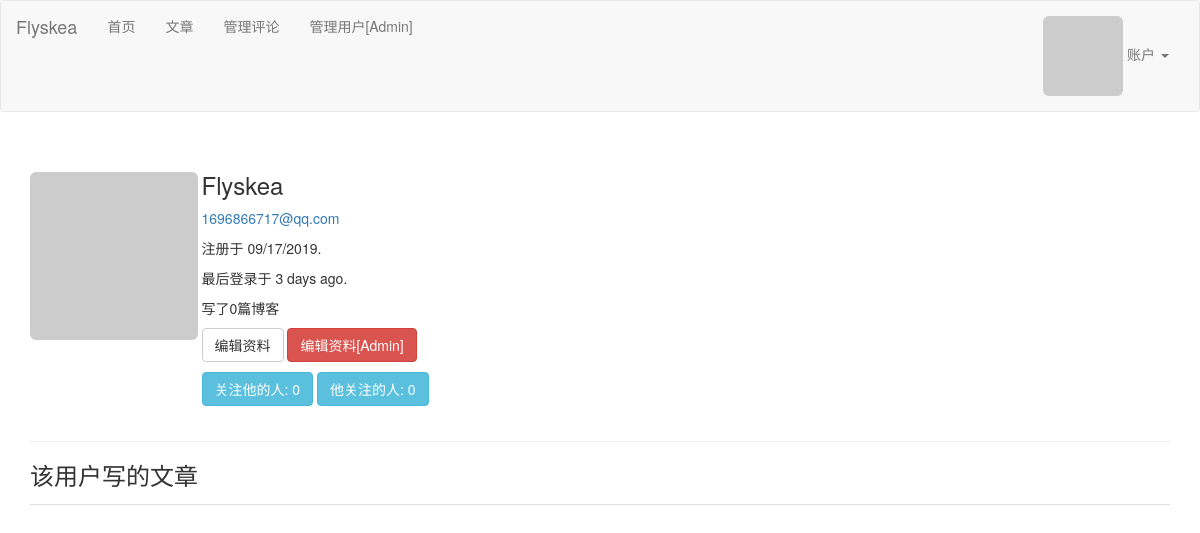
Page /user/Flyskea (signed in) on the earlier database version.
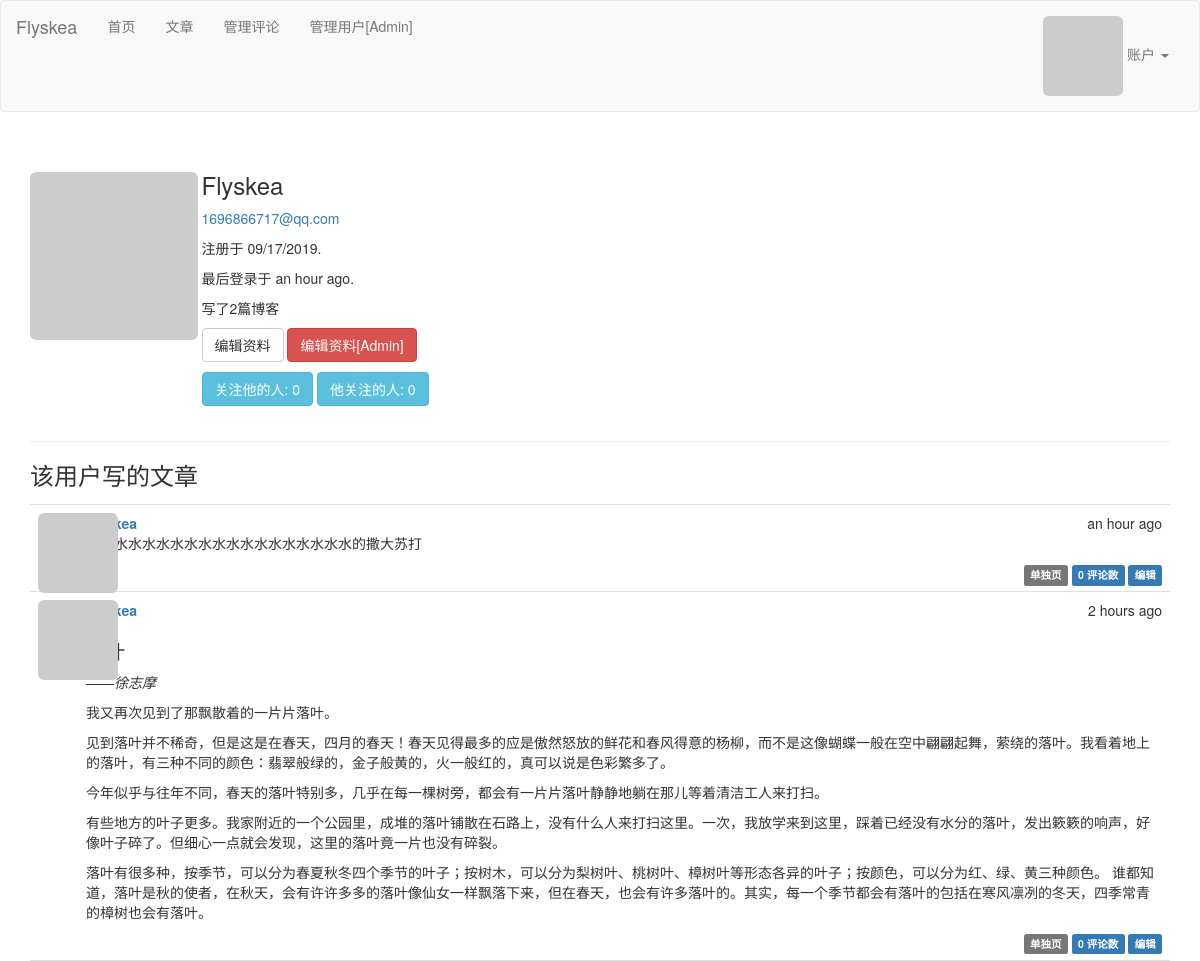
Same page on the later database version.
### app/models.py (models this page shows, shortened)
class User(db.Model,UserMixin):
    __tablename__ = 'users'
    id = db.Column(db.Integer, primary_key=True)
    email = db.Column(db.String(64), unique=True, index=True)
    username = db.Column(db.String(64), unique=True, index=True)
    role_id = db.Column(db.Integer, db.ForeignKey('roles.id'))
    password_hash = db.Column(db.String(128))
    confirmed = db.Column(db.Boolean, default=False)
    name = db.Column(db.String(64))
    location = db.Column(db.String(64))
    about_me = db.Column(db.Text())
    member_since = db.Column(db.DateTime(),default=datetime.utcnow)
    last_seen = db.Column(db.DateTime(),default=datetime.utcnow)
    avatar_hash = db.Column(db.String(32))
    posts = db.relationship('Post', backref='author', lazy='dynamic')
    comments = db.relationship('Comment', backref='author', lazy='dynamic')
    followed = db.relationship('Follow',
                            foreign_keys=[Follow.follower_id],
                            backref=db.backref('follower', lazy='joined'),
                            lazy='dynamic',
                            cascade='all, delete-orphan')
    followers = db.relationship('Follow',
                            foreign_keys=[Follow.followed_id],
                            backref=db.backref('followed', lazy='joined'),
                            lazy='dynamic',
                            cascade='all, delete-orphan')
    @property
    def password(self):
        raise AttributeError('password is not a readable attribute')
    def can(self, perm):
        return self.role is not None and self.role.has_permission(perm)
    def is_administrator(self):
        return self.can(Permission.ADMIN)
    def gravatar(self, size=100, default='identicon', rating='g'):
        if request.is_secure:
            url = 'https://secure.gravatar.com/avatar'
        else:
            url = 'http://www.gravatar.com/avatar'
        hash = self.avatar_hash or self.gravatar_hash()
        return '{url}/{hash}?s={size}&d={default}&r={rating}'.format(
            url=url, hash=hash, size=size, default=default, rating=rating)
    def ping(self):
        self.last_seen = datetime.utcnow()
        db.session.add(self)
        db.session.commit()

class Post(db.Model):
    __tablename__ = 'posts'
    id = db.Column(db.Integer, primary_key=True)
    body = db.Column(db.Text)
    body_html = db.Column(db.Text)
    timestamp = db.Column(db.DateTime, index=True, default=datetime.utcnow)
    author_id = db.Column(db.Integer, db.ForeignKey('users.id'))
    comments = db.relationship('Comment', backref='post', lazy='dynamic')

### app/main/views.py (the view)
@main.route('/user/<username>')
@login_required
def user(username):
    user = User.query.filter_by(username=username).first()
    if user is None:
        abort(404)
    posts = user.posts.order_by(Post.timestamp.desc()).all()
    return render_template('user.html', user=user, posts=posts)

### app/auth/views.py (called while the page is built)
@auth.before_app_request
def before_request():
    if current_user.is_authenticated:
        current_user.ping()
        if not current_user.confirmed \
                and request.endpoint \
                and request.blueprint != 'auth' \
                and request.endpoint != 'static':
            return redirect(url_for('auth.unconfirmed'))

### app/main/__init__.py (called while the page is built)
@main.app_context_processor
def inject_permissions():
    return dict(Permission=Permission)

### app/main/views.py (called while the page is built)
@main.after_app_request
def after_request(response):
    for query in get_debug_queries():
        if query.duration >= current_app.config['FLASKY_SLOW_DB_QUERY_TIME']:
            current_app.logger.warning(
                'Slow query: %s\nParameters: %s\nDuration: %fs\nContext: %s\n' %
                   (query.statement, query.parameters, query.duration,
                    query.context))
    return response

### app/models.py (called while the page is built)
@login_manager.user_loader
def load_user(user_id):
    return User.query.get(int(user_id))

    def has_permission(self, perm):
        return self.permissions & perm == perm

### app/templates/user.html (shortened to what this page needs)
{% extends "base.html" %}
{% block page_content %}
<div class="page-header">
    <img class="profile-thumbnail img-responsive img-rounded" src="{{ user.gravatar() }}" alt="Responsive image">
    <div class="profile-header">
        <h3>{{ user.username }}</h3>
        {% if current_user.is_administrator() %}
            <p><a href="{{ url_for('main.user', username=current_user.username) }}">{{ user.email }}</a></p>
        {% endif %}
        <p>注册于 {{ moment(user.member_since).format('L') }}.</p>
        <p>最后登录于 {{ moment(user.last_seen).fromNow() }}.</p>
        <p>写了{{ user.posts.count() }}篇博客</p>
        <p>
            {% if user == current_user %}
                <a class="btn btn-default" href="{{ url_for('.edit_profile') }}">编辑资料</a>
            {% endif %}
            {% if current_user.is_administrator() %}
                <a class="btn btn-danger" href="{{ url_for('.edit_profile_admin', id=user.id) }}">编辑资料[Admin]</a>
            {% endif %}
        </p>
        <a href="{{ url_for('.followers', username=user.username) }}">
            <span class="btn btn-info">关注他的人: {{ user.followers.count() -1 }}</span>
        </a>
        <a href="{{ url_for('.followed', username=user.username) }}">
            <span class="btn btn-info">他关注的人: {{ user.followed.count() -1 }}</span>
        </a>
    </div>
</div>
<h3>该用户写的文章</h3>
{% include '_posts.html' %}
{% endblock %}

### app/templates/base.html (shortened to what this page needs)
{% extends "bootstrap/base.html" %}
{% block head %}
{{ super() }}
<link rel="stylesheet" type="text/css" href="{{ url_for('static', filename='styles.css') }}">
{% endblock %}
{% block navbar %}
<nav class="navbar navbar-default">
    <div class="container-fluid">
        <div class="navbar-header">
        <a class="navbar-brand" href="#">Flyskea</a>
        </div>
        <div class="collapse navbar-collapse" id="bs-example-navbar-collapse-1">
        <ul class="nav navbar-nav">
            <li class="{% block activate %}{% endblock %}"><a href="{{ url_for('main.index') }}">首页</a></li>
            <li class="{% block posts_activate %}{% endblock %}"><a href="{{ url_for('main.posts') }}">文章</a></li>
            {% if current_user.can(Permission.MODERATE) %}
                <li class="{% block moder_activate %}{% endblock %}"><a href="{{ url_for('main.moderate') }}">管理评论</a></li>
            {% endif %}
            {% if current_user.is_administrator() %}
                <li class="{% block admin_activate %}{% endblock %}">
                    <a href="{{ url_for('main.manageuser') }}">
                    管理用户[Admin]
                    </a>
                </li>
            {% endif %}
        </ul>
        <ul class="nav navbar-nav navbar-right">
            {% if current_user.is_authenticated %}
            <li class="dropdown">
            <a href="#" class="dropdown-toggle" data-toggle="dropdown" role="button" aria-haspopup="true" aria-expanded="false">
                <img src="{{ current_user.gravatar(size=18) }}" class="img-rounded">
                账户 <span class="caret"></span></a>
                {% else %}
                <li class="{% block login_activate %}{% endblock %}" ><a href="{{ url_for('auth.login') }}">登录</a></li>
                {% endif %}
            </ul>
        </div>
    </div>
</nav>
{% endblock %}
{% block content %}
<div class="container">
    {% block page_content %}{% endblock %}
</div>
{% endblock %}

### app/templates/_posts.html
<ul class="posts">
    {% for post in posts %}
    <li class="post">
        <div class="post-thumbnail">
            <a href="{{ url_for('.user', username=post.author.username) }}">
                <img class="img-rounded profile-thumbnail" src="{{ post.author.gravatar(size=40) }}">
            </a>
        </div>
        <div class="post-content">
            <div class="post-date">{{ moment(post.timestamp).fromNow() }}</div>
            <div class="post-author"><a href="{{ url_for('.user', username=post.author.username) }}">{{ post.author.username }}</a></div>
            <div class="post-body">
                {% if post.body_html %}
                    {{ post.body_html | safe }}
                {% else %}
                    {{ post.body }}
                {% endif %}
            <div class="post-footer">
                <a href="{{ url_for('.post', id=post.id) }}">
                    <span class="label label-default">单独页</span>
                </a>
                <a href="{{ url_for('.post', id=post.id) }}#comments">
                    <span class="label label-primary">{{ post.comments.count() }} 评论数</span>
                </a>
                {% if current_user == post.author %}
                <a href="{{ url_for('.edit', id=post.id) }}">
                    <span class="label label-primary">编辑</span>
                </a>
                {% elif current_user.is_administrator() %}
                <a href="{{ url_for('.edit', id=post.id) }}">
                    <span class="label label-danger">编辑[Admin]</span>
                </a>
                {% endif %}
            </div>
            </div>
        </div>
    </li>
    {% endfor %}
</ul>

### app/static/styles.css (style rules this page uses)
.profile-thumbnail { position: absolute; }
.profile-header { min-height: 260px; margin-left: 12.25em; }
ul.posts { list-style-type: none; padding: 0px; margin: 16px 0px 0px 0px; border-top: 1px solid #e0e0e0; }
div.page-header img.profile-thumbnail { height: 12em; width: 100%； }
ul.posts li.post { padding: 8px; border-bottom: 1px solid #e0e0e0; }
div.post-date { float: right; }
div.post-author { font-weight: bold; }
div.post-thumbnail { position: absolute; }
div.post-content { margin-left: 48px; min-height: 48px; }
div.post-footer { text-align: right; }
.post-body h1 { font-size: 140%; }

Differences in the rows shown:
changed User "Flyskea": last_seen "3 days ago" → "an hour ago"
added Post: timestamp "an hour ago", body_html "水水水水水水水水水水水水水水水水水水水的撒大苏打", comments.count "0"
added Post: timestamp "2 hours ago", body_html "——徐志摩 我又再次见到了那飘散着的一片片落叶。 见到落叶并不稀奇，但是这是在春天，四月的春天！春天见得最多的应是傲然怒放的鲜花和春风得意的杨柳，而不是这像蝴蝶一般在空中翩翩起舞，萦绕的落叶。我看着地上的落叶，有三种不同的颜色：翡翠般绿的，金子般黄的，火一般红的，真可以说是色彩繁多了。 今年似乎与往年不同，春天的落叶特别多，几乎在每一棵树旁，都会有一片片落叶静静地躺在那儿等着清洁工人来打扫。 有些地方的叶子更多。我家附近的一个公园里，成堆的落叶铺散在石路上，没有什么人来打扫这里。一次，我放学来到这里，踩着已经没有水分的落叶，发出簌簌的响声，好像叶子碎了。但细心一点就会发现，这里的落叶竟一片也没有碎裂。 落叶有很多种，按季节，可以分为春夏秋冬四个季节的叶子；按树木，可以分为梨树叶、桃树叶、樟树叶等形态各异的叶子；按颜色，可以分为红、绿、黄三种颜色。 谁都知道，落叶是秋的使者，在秋天，会有许许多多的落叶像仙女一样飘落下来，但在春天，也会有许多落叶的。其实，每一个季节都会有落叶的包括在寒风凛冽的冬天，四季常青的樟树也会有落叶。", comments.count "0"
Other differences:
{{ user.posts.count() }}: "0" → "2"
